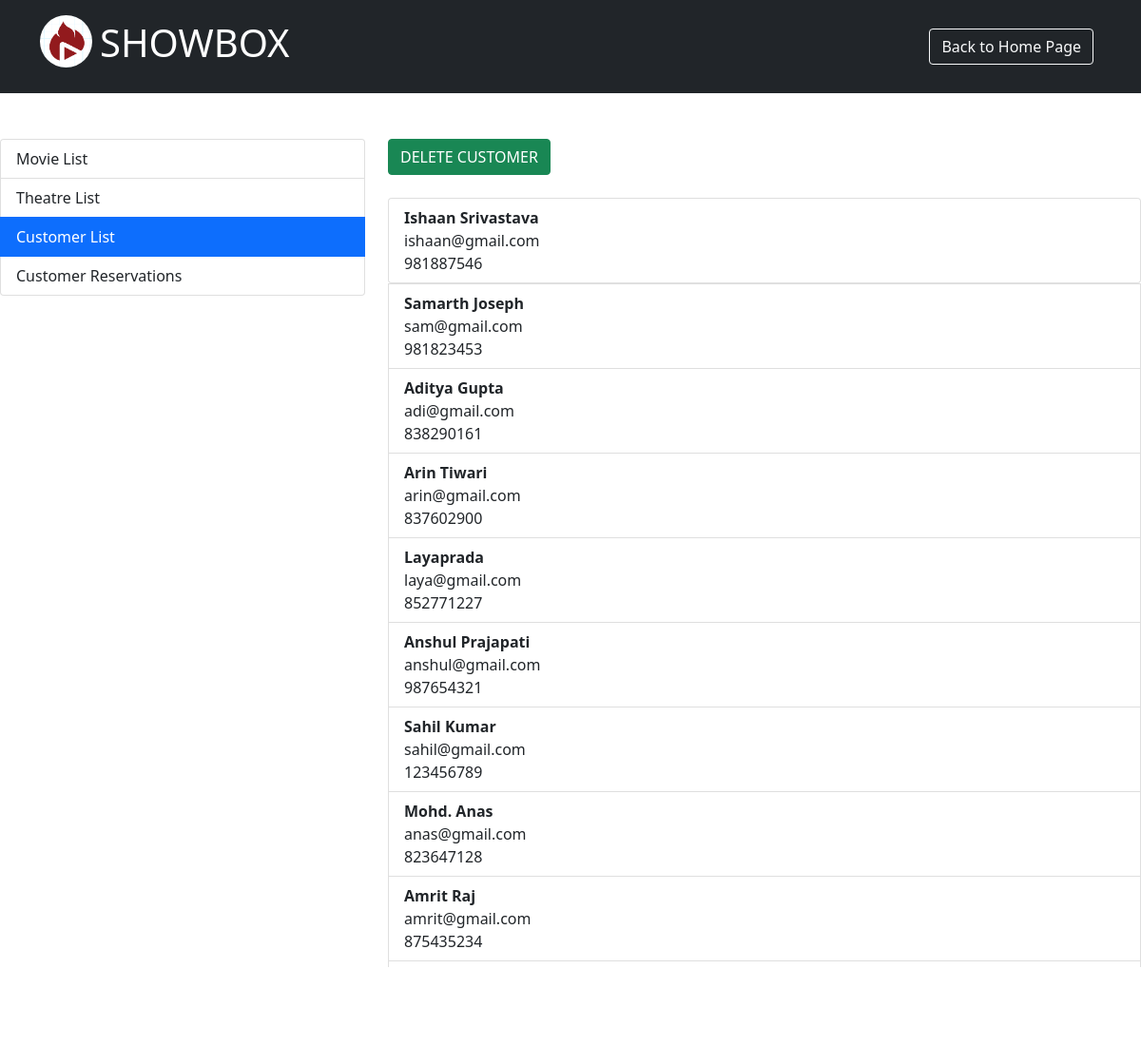
The page /admin_customerlist.php on the database its author committed.
### tables this page shows
CREATE TABLE `customer` (
  `cust_id` int(3) NOT NULL,
  `cust_name` varchar(40) NOT NULL,
  `email` varchar(50) NOT NULL,
  `phno` int(11) NOT NULL
);

### admin_customerlist.php (the view, shortened to what this page needs)
<!doctype html>
<html lang="en">
    <head>
        <link href="https://cdn.jsdelivr.net/npm/bootstrap@5.1.3/dist/css/bootstrap.min.css" rel="stylesheet">
    </head>
    <body>
        <?php include('admin_navbar.html'); ?><br><br>
        <div class="row">
            <div class="col-4">
                <div class="list-group">
                    <a href="admin_movielist.php" class="list-group-item list-group-item-action">Movie List</a>
                    <a href="admin_theatrelist.php" class="list-group-item list-group-item-action">Theatre List</a>
                    <a href="#" class="list-group-item list-group-item-action active" aria-current="true">
                        Customer List
                    </a>
                    <a href="admin_customerreservations.php" class="list-group-item list-group-item-action">Customer Reservations</a>
                </div>
            </div>
            <div class="col-8">
                <button type="button" class="btn btn-success">DELETE CUSTOMER</button><br><br>
                <ul class="list-group">
                    <?php
                        $servername="localhost";
                        $username="root";
                        $password="";
                        $dbname="proj";
                        $conn=mysqli_connect($servername, $username, $password, $dbname);
                        $sql="SELECT * FROM customer";
                        $query=mysqli_query($conn,$sql);
                        $valid=mysqli_num_rows($query)>0;
                        if($valid){
                            while($row=mysqli_fetch_assoc($query)){
                    ?>
                    <li class="list-group-item">
                        <b><?php echo $row['cust_name'] ?></b><br>
                        <?php echo $row['email'] ?><br>
                        <?php echo $row['phno'] ?><br>
                    </li>
                </ul>
                <?php
                            }
                        }
                ?>
            </div>
        </div>
    </body>
</html>

### rows shown on the page
customer: cust_name "Ishaan Srivastava", email "ishaan@gmail.com", phno "981887546"
customer: cust_name "Samarth Joseph", email "sam@gmail.com", phno "981823453"
customer: cust_name "Aditya Gupta", email "adi@gmail.com", phno "838290161"
customer: cust_name "Arin Tiwari", email "arin@gmail.com", phno "837602900"
customer: cust_name "Layaprada", email "laya@gmail.com", phno "852771227"
customer: cust_name "Anshul Prajapati", email "anshul@gmail.com", phno "987654321"
customer: cust_name "Sahil Kumar", email "sahil@gmail.com", phno "123456789"
customer: cust_name "Mohd. Anas", email "anas@gmail.com", phno "823647128"
customer: cust_name "Amrit Raj", email "amrit@gmail.com", phno "875435234"
